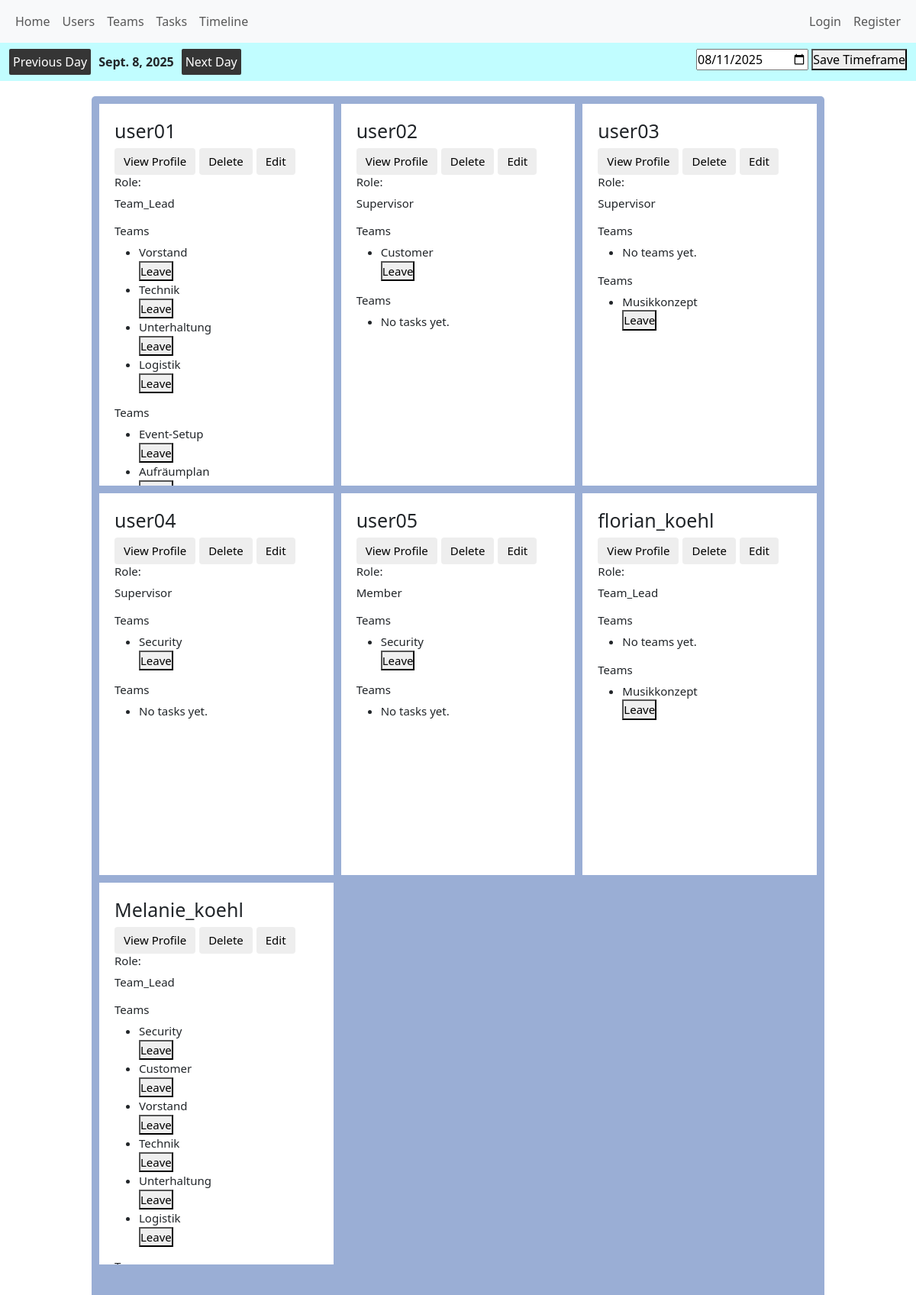
Before: /users/ with the older database file.
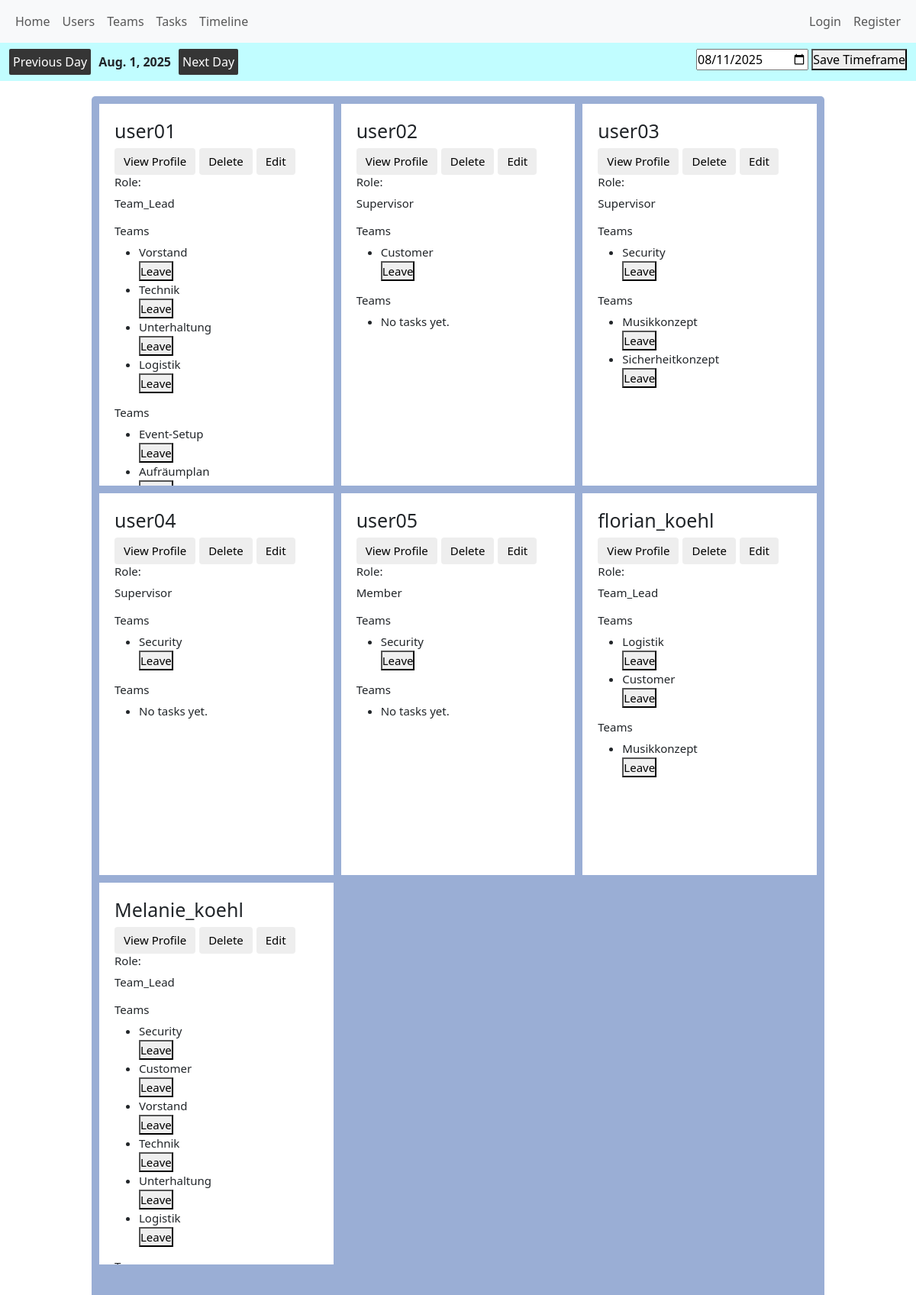
After: the same page with the newer database file.
### distributor/models.py (models this page shows, shortened)
class Project(models.Model):
    start_date = models.DateField()
    end_date = models.DateField()
    order_counter = models.IntegerField(default=0)
    current_date = models.DateField(default=date.today)

class Task(models.Model):
    name = models.CharField(max_length=100)
    team = models.ForeignKey(Team, on_delete=models.SET_NULL, null=True, blank=True)
    process = models.ForeignKey(Process, on_delete=models.CASCADE, null=True, blank=True, related_name='milestones')
    loops = models.IntegerField(default=0)
    priority = models.IntegerField(default=0)
    difficulty = models.IntegerField(default=0)
    approval_required = models.BooleanField(default=False)
    generated_deadline = models.DateField(null=True, blank=True)
    position = models.IntegerField(null=True, blank=True)
    hierarchy_in_process = models.IntegerField(default=0)
    initial_dependencies = models.ManyToManyField(
    "self",
    through="TaskDependency",
    through_fields=("presuccessor", "successor"),
    symmetrical=False,
    related_name="required_by",
    blank=True,
)
    def __str__(self):
        if self.process:
            return f"{self.process} - {self.name}"
        else:
            return f"{self.name}"

### users/models.py (models this page shows, shortened)
class CustomUser(AbstractUser):
    ROLE_CHOICES = (
        ("member", "Member"),
        ("team_lead", "Team Lead"),
        ("supervisor", "Supervisor"),
    )
    role = models.CharField(max_length=50, choices=ROLE_CHOICES)

class TeamMembership(models.Model):
    user = models.ForeignKey('CustomUser', on_delete=models.CASCADE, related_name='team_memberships')
    team = models.ForeignKey('Team', on_delete=models.CASCADE, related_name='user_memberships')
    ROLE_CHOICES = (
        ('member', 'Member'),
        ('lead', 'Team Lead'),
        ('observer', 'Observer'),
    )
    role_in_team = models.CharField(max_length=20, choices=ROLE_CHOICES, default='member')
    joined_at = models.DateTimeField(auto_now_add=True)
    class Meta:
        unique_together = ('user', 'team')  # Prevent duplicate memberships

class Team(models.Model):
    name = models.CharField(max_length=100)
    color = models.CharField(max_length=7, default="#FFFFFF")
    schedule_flag = models.BooleanField(default=False)

class TaskAssignment(models.Model):
    task = models.ForeignKey('distributor.Task', on_delete=models.CASCADE)
    user = models.ForeignKey('CustomUser', on_delete=models.CASCADE)
    role = models.CharField(max_length=50, blank=True)  # e.g. "Assignee", "Reviewer"
    assigned_at = models.DateTimeField(auto_now_add=True)
    class Meta:
        unique_together = ('task', 'user')  # Prevent duplicate assignments

### users/views.py (the view)
# urls.py: path('users/', include('users.urls')),
def users(request):
    all_users = CustomUser.objects.all()
    return render(request, 'users/view_all_users_page.html', {"users": all_users})

### distributor/forms.py
class ProjectTimeframeForm(forms.ModelForm):
    class Meta:
        model = Project
        fields = ["start_date", "end_date"]
        widgets = {
            'start_date': forms.DateInput(attrs={'id': 'start_date_input_project', 'placeholder': 'Start Date', 'type': 'date'}),
            'end_date': forms.DateInput(attrs={'id': 'end_date_input_project', 'placeholder': 'End Date', 'type': 'date'})
        }

class DefineCurrentDate(forms.ModelForm):
    class Meta:
        model = Project
        fields = ['current_date']
        widgets = {'current_date': forms.DateInput(attrs={'id': 'current_date_input', 'placeholder': 'Current Date', 'type': 'date'})}

### distributor/context_processors.py (called while the page is built)
def global_project_timeframe_form(request):
    return {
        "global_project_timeframe_form": ProjectTimeframeForm(),
    }

def global_project_timeframe(request):
    project_time_frame = Project.objects.first()
    if project_time_frame:
        return {
            "global_project_timeframe": project_time_frame,
        }
    else:
        return {
            "global_project_timeframe": 'No values picked yet',
        }

### users/templates/users/view_all_users_page.html (shortened to what this page needs)
{% extends 'users/base.html' %}
{% load team_tags %}
{% block content %}
{% display_all_users %}
{% endblock %}

### users/templates/users/base.html (shortened to what this page needs)
{% load static %}
<!DOCTYPE html>
<html lang="en">
<head>
    <link href="https://cdn.jsdelivr.net/npm/bootstrap@5.3.7/dist/css/bootstrap.min.css" rel="stylesheet"
>
    <link rel="stylesheet" href="{% static 'css/style.css' %}">
</head>
<body>
<header>
    <nav class="navbar navbar-expand-lg bg-body-tertiary">
        <div class="container-fluid">
            <div class="collapse navbar-collapse" id="navbarNav">
                <ul class="navbar-nav">
                    <div class="internal_navbar_container">
                        <div class="common_links_base_navbar">
                            <li>
                                <a class="nav-link" href='{% url 'home' %}'>Home</a>
                            </li>
                            <li class="nav-item">
                                <a class="nav-link" href="{% url 'users' %}">Users</a>
                            </li>
                            <li class="nav-item">
                                <a class="nav-link" href="{% url 'teams' %}">Teams</a>
                            </li>
                            <li class="nav-item">
                                <a class="nav-link" href="{% url 'tasks' %}">Tasks</a>
                            </li>
                            <li class="nav-item">
                                <a class="nav-link" href="{% url 'timeline' %}">Timeline</a>
                            </li>
                        </div>
                        <div class="user_view">
                            {% if user.is_authenticated %}
                                {% if number_new_messages > 0 %}
                                    <a id="new_message_global" class="nav-link" href="{% url 'view_messages' user.id %}">{{ number_new_messages }} new</a>
                                {% endif %}
                                <a class="nav-link" href="{% url 'profile_page' user.id %}">{{ user }}</a>
                                <a class="nav-link" href="{% url 'logout_view' %}">Logout</a>
                            {% else %}
                                <a class="nav-link" href="{% url 'login_view' %}">Login</a>
                                <a class="nav-link" href="{% url 'register_view' %}">Register</a>
                            {% endif %}
                        </div>
                    </div>
                </ul>
            </div>
        </div>
    </nav>
<nav id="prototype_tester" class="navbar navbar-expand-lg bg-body-tertiary">
        <div class="container-fluid">
            <ul class="navbar-nav">
                <ul class="navbar-nav">
                    <div class="prototype_workflow">
                        <div class="next_and_previous_buttons">
                            <form method="POST" action="{% url 'current_date_previous_date' %}">
                                <button>Previous Day</button>
                            </form>
                            <strong>
                                {{ project.current_date }}
                            </strong>
                            <form method="POST" action="{% url 'current_date_next_date' %}">
                                <button>Next Day</button>
                            </form>
                        </div>
                        <div class="change_current_date_forms">
                            <form method="POST" action="{% url 'define_current_date' %}">
                                {{ global_define_current_date_form.current_date }}
                                <button type="submit">Save Timeframe</button>
                            </form>
                        </div>
                    </div>
                </ul>
            </ul>
        </div>
    </nav>
</header>
<main>
    {% block content %}
    {% endblock %}
</main>
</body>
</html>

### users/templates/components/display_all_users.html
{% load team_tags %}
<div class="all_users_medium_grid">
    {% for profile_users in users %}
        <div class="user_listing_medium_grid">
            {% display_single_user profile_users %}
        </div>
    {% endfor %}
</div>

### users/templates/components/display_single_user.html (shortened to what this page needs)
<div class="display_user_medium_grid">
    <div class="user_content">
        <div class="user_content_upper_part">
            <div class="user_content_header">
                <h1>{{ profile_user.username }}</h1>
                <div class="user_essential_buttons_container">
                    <form method="GET" action="{% url 'profile_page' profile_user.id %}">
                    <button class="user_essential_button" type="submit">View Profile</button>
                </form>
                    <form method="POST" action="">
                        <button class="user_essential_button" type="submit">Delete</button>
                    </form>
                    <form method="GET" action="">
                        <button class="user_essential_button" type="submit">Edit</button>
                    </form>
                </div>
            </div>
            <div class="user_content_memberships_and_tasks">
                <h3>Role:</h3>
                <p>{{ profile_user.role|title }}</p>
                <h3>Teams</h3>
                <ul class="all_team_memberships">
                    {% for membership in team_memberships %}
                        <li>
                            {{ membership.team.name }}
                            <form method="POST" action="">
                                <button type="submit">Leave</button>
                            </form>
                        </li>
                    {% empty %}
                        <li>No teams yet.</li>
                    {% endfor %}
                </ul>
                <h3>Teams</h3>
                <ul>
                    {% for assignment in task_assignments %}
                        <li>
                            {{ assignment.task }}
                            <form method="POST" action="">
                                <button type="submit">Leave</button>
                            </form>
                        </li>
                    {% empty %}
                        <li>No tasks yet.</li>
                    {% endfor %}
                </ul>
            </div>
        </div>
    </div>
</div>

Changed rows visible on the page:
changed Project: current_date "Sept. 8, 2025" → "Aug. 1, 2025"
shown differently, row unchanged: CustomUser "user03": no longer shows "No teams yet."
added TeamMembership: team.name "Security", shown under CustomUser "user03"
added TaskAssignment: task "Sicherheitkonzept", shown under CustomUser "user03"
shown differently, row unchanged: CustomUser "florian_koehl": no longer shows "No teams yet."
added TeamMembership: team.name "Logistik", shown under CustomUser "florian_koehl"
added TeamMembership: team.name "Customer", shown under CustomUser "florian_koehl"
